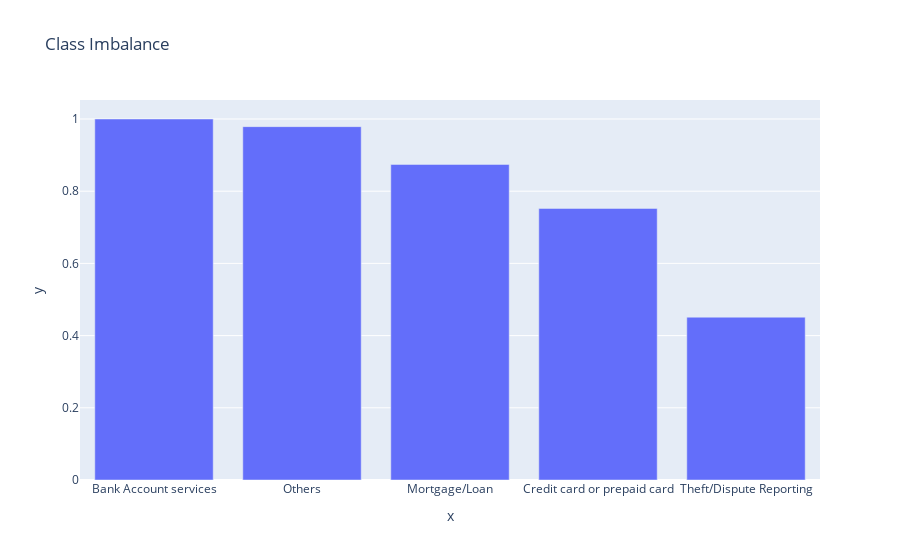

The cell this chart's notebook holds for it:
### Markdown cell above
### Checking for Class Imbalance

### Code cell
## Plot to visualize if there is class imbalance present
px.bar(x=training_data['Topic'].value_counts().index, y=training_data['Topic'].value_counts().values/max(training_data['Topic'].value_counts().values), title='Class Imbalance')

### Figure 1 — Plotly figure (JSON) as saved in the notebook; plotly's stock layout.template omitted (floating-point values rounded to 4 significant figures)
{"data": [{"alignmentgroup": "True", "hovertemplate": "x=%{x}<br>y=%{y}<extra></extra>", "legendgroup": "", "marker": {"color": "#636efa", "pattern": {"shape": ""}}, "name": "", "offsetgroup": "", "orientation": "v", "showlegend": false, "textposition": "auto", "type": "bar", "x": ["Bank Account services", "Others", "Mortgage/Loan", "Credit card or prepaid card", "Theft/Dispute Reporting"], "xaxis": "x", "y": [1, 0.9788, 0.8741, 0.7523, 0.451], "yaxis": "y"}], "layout": {"barmode": "relative", "legend": {"tracegroupgap": 0}, "title": {"text": "Class Imbalance"}, "xaxis": {"anchor": "y", "domain": [0, 1], "title": {"text": "x"}}, "yaxis": {"anchor": "x", "domain": [0, 1], "title": {"text": "y"}}}}
